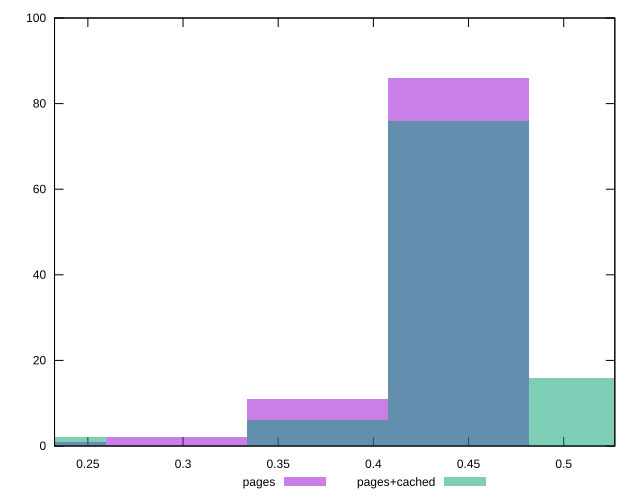

The script that saved this image:
reset

$pages <<EOF
0.2224052441297037 1
0.2965403255062716 2
0.37067540688283945 11
0.4448104882594074 86
EOF

$pagesCached <<EOF
0.2224052441297037 2
0.37067540688283945 6
0.4448104882594074 76
0.5189455696359753 16
EOF

set key outside below
set boxwidth 0.0741350813765679
set xrange [0.23248708341024593:0.5268569670300244]
set yrange [0:100]
set trange [0:100]
set style fill transparent solid 0.5 noborder
set terminal svg size 640, 500 enhanced background rgb 'white'
set output "report_00019_2021-02-10T18-14-37.922Z//meta/pScore/comparison/histogram/0_vs_1.svg"

plot $pages title "pages" with boxes, \
     $pagesCached title "pages+cached" with boxes

reset
